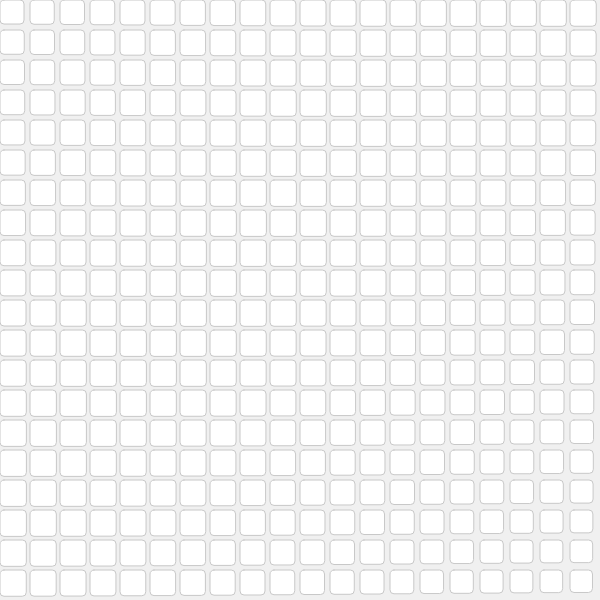
Frame 1 (no input)
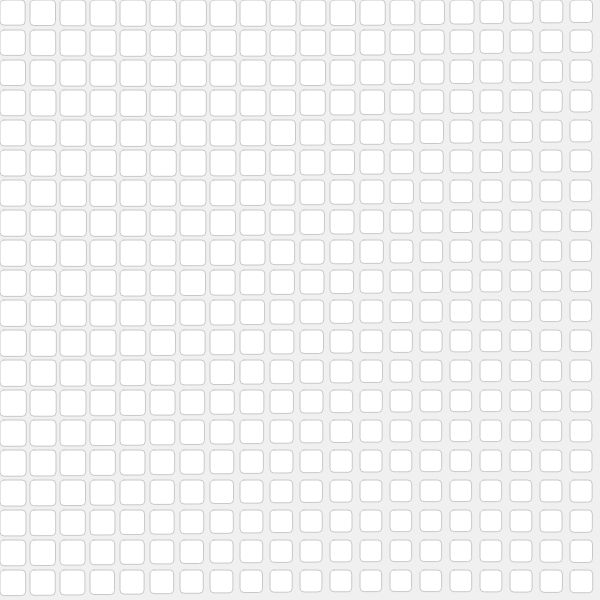
Frame 60 (no input)
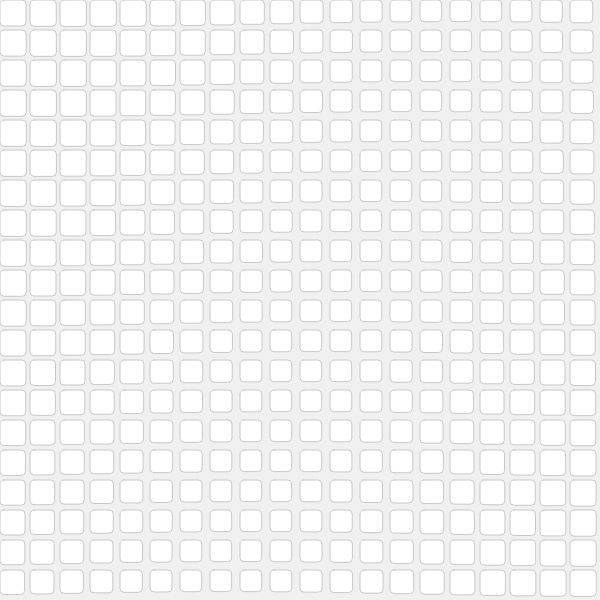
Frame 120 (the mouse pressed at the canvas centre since frame 60)

The p5.js sketch that drew these frames (run headless with seeded random() and noise() and a simulated clock; from frame 60 on, the mouse is pressed at the canvas centre):

// p5.js sketch
// ── sketch.js
let gridSize = 20;
let gridWidth, gridHeight;
let squares = [];

function setup() {
  createCanvas(600, 600);
  gridWidth = width / gridSize;
  gridHeight = height / gridSize;

  for (let y = 0; y < gridSize; y++) {
    for (let x = 0; x < gridSize; x++) {
      squares.push({
        x: x * gridWidth,
        y: y * gridHeight,
        size: gridWidth * 0.8,
        baseSize: gridWidth * 0.8,
        timeOffset: (x + y) * 0.1,
        pulseSpeed: map(x, 0, gridSize, 0.5, 2.0)
      });
    }
  }
}

function draw() {
  background(240);
  
  for (let square of squares) {
    let time = millis() / 1000;
    let pulse = sin(time * square.pulseSpeed + square.timeOffset) * 0.5 + 0.5;
    let newSize = square.baseSize * (0.9 + pulse * 0.2);
    
    fill(255);
    stroke(200);
    rect(square.x, square.y, newSize, newSize, 4);
  }
}
